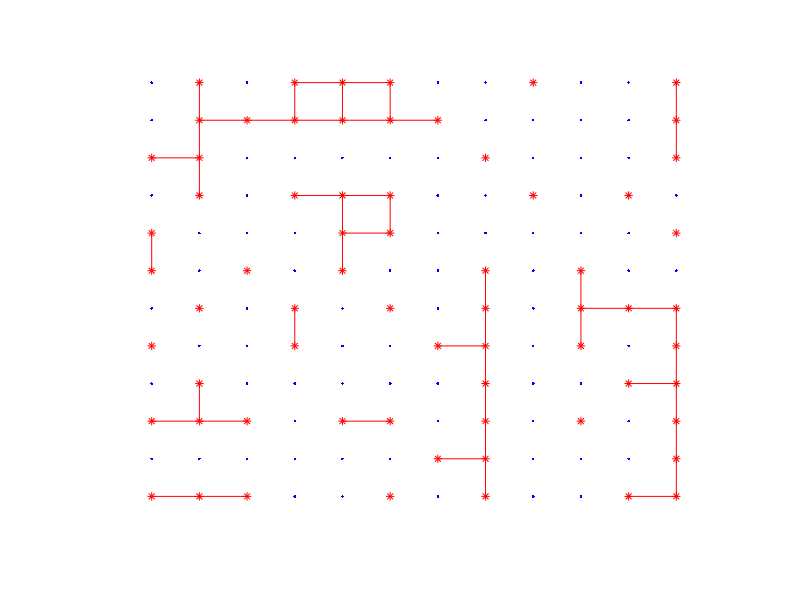

MATLAB code for this plot: (Note: this script raises an error after producing the figure.)
% file percolation.m
% main program for site percolation

L=12;   % lattice size L x L
p=0.5;  % site activation probability

% assign 0 for active sites, -1 for passive sites
field=-(rand(L,L) > p);


% Plot the configuration
figure();axis([0 L+1 0 L+1]);hold on;
% active sites: red *, passive sites blue .
for x=1:L 
   for y=1:L
      if field(x,y) >= 0
         plot(x,y,'*r'); 
      else 
         plot(x,y,'.b'); 
      end        
   end
end
% Lines between active sites
for x=1:L-1, 
   for y=1:L
      if field(x,y) >= 0 & field(x+1,y) >= 0 
         plot([x x+1],[y y],'-r'); 
      end
   end
end
for x=1:L 
   for y=1:L-1
      if field(x,y) >= 0 & field(x,y+1) >= 0 
         plot([x x],[y y+1],'-r'); 
      end
   end
end
axis off;

pause

disp('Tree-search result:');
[field] = tree_search(field);
flipud(field.') % such that 1/1 is in lower left corner and first index is x (column-index)
disp('Hoshen-Kopelman result:');
[field] = hoshen_kopelman(field); 
flipud(field.')
